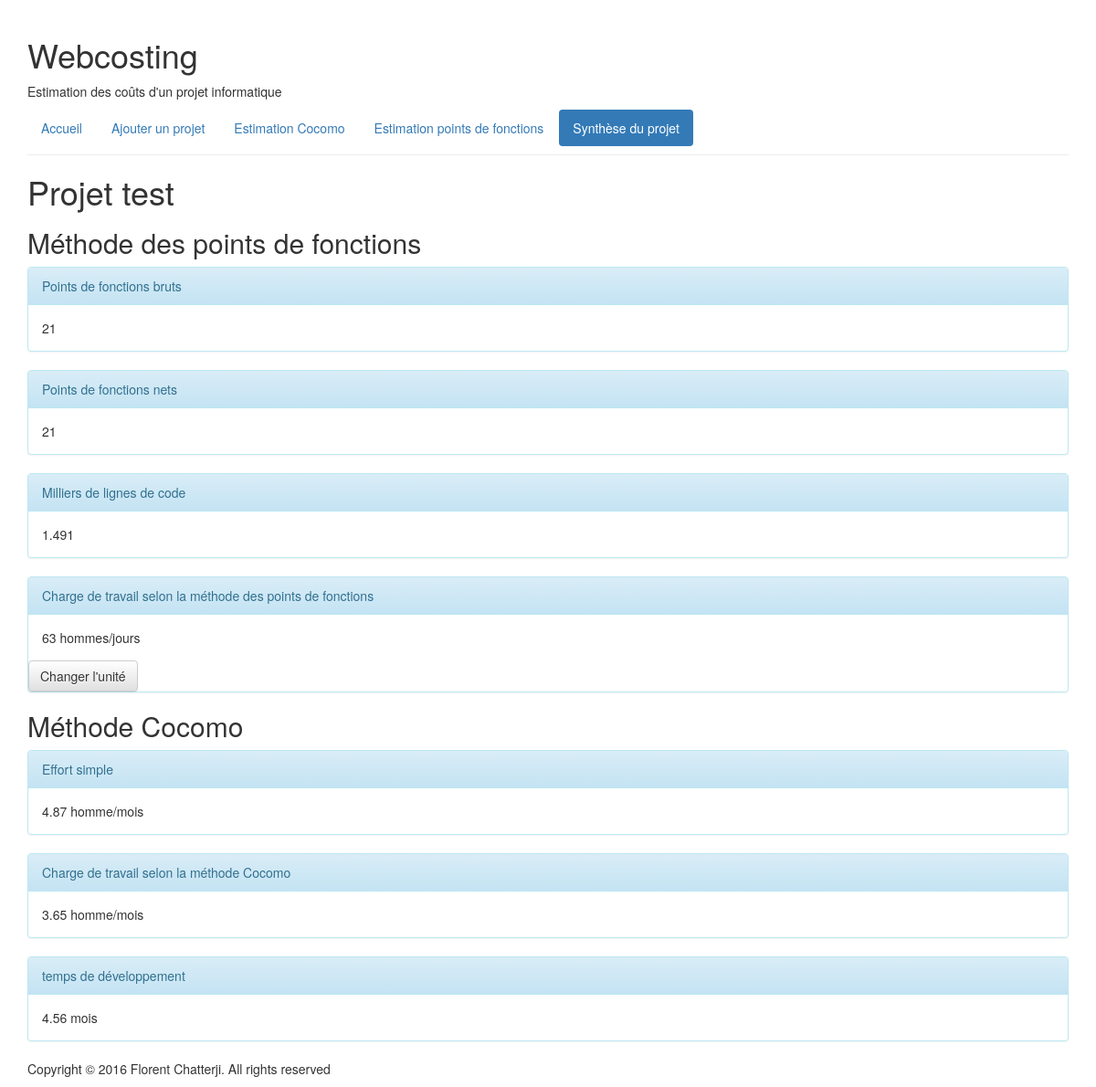
Before: /webcosting/projet/129/ with the older database file.
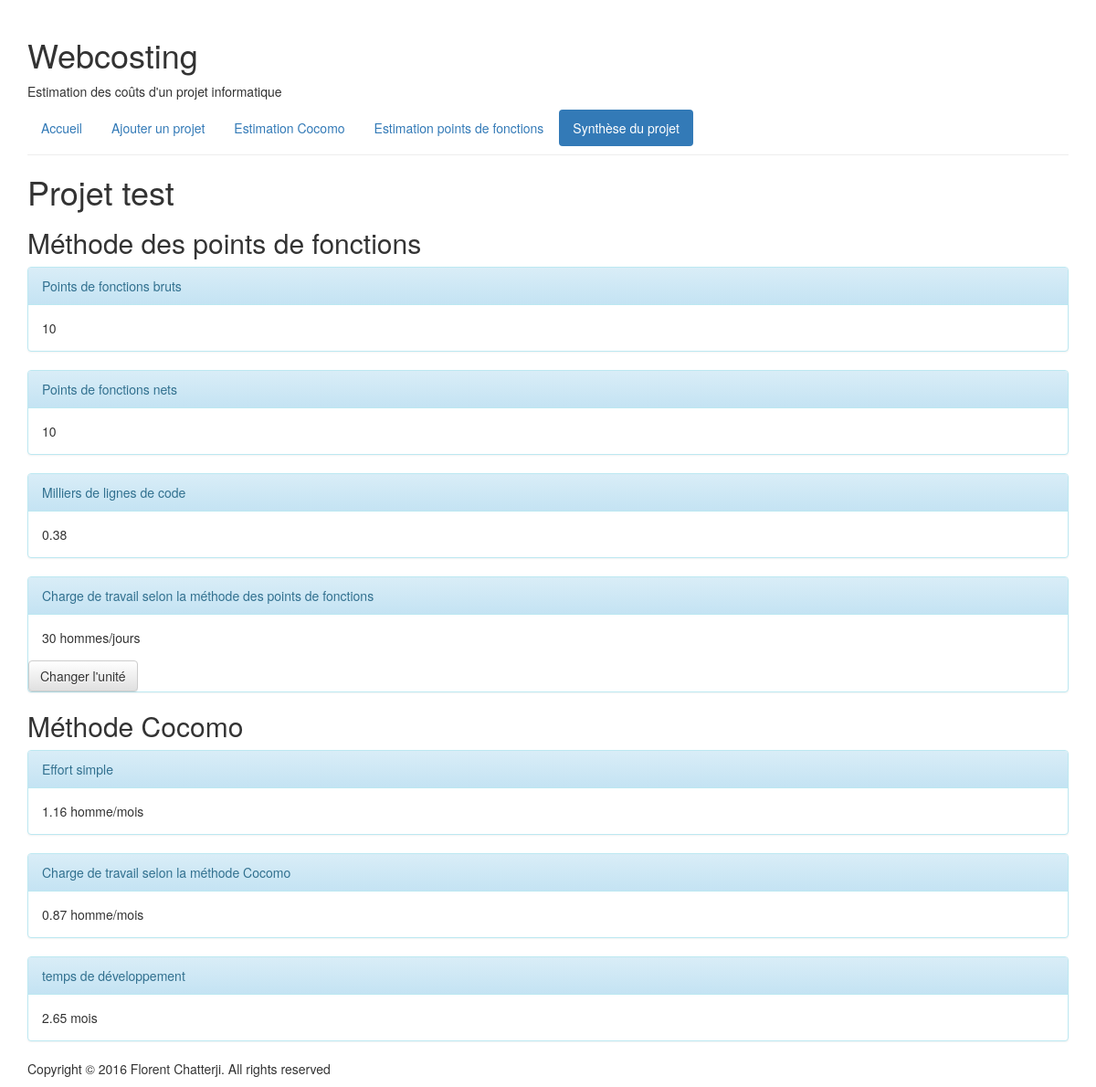
After: the same page with the newer database file.
### webcosting/models.py (models this page shows, shortened)
class Projet(models.Model):
    nom_projet = models.CharField(
        'nom du projet',
        max_length=100,
        default=None
        )
    date_dernier_enregistrement = models.DateTimeField(
        'date du dernier enregistrement',
        auto_now=True,
        null=True
        )
    ORGANIQUE = 'OR'
    SEMIDETACHE = 'SD'
    EMBARQUE = 'EM'
    TYPE_PROJET_CHOIX = (
        (ORGANIQUE, 'organique'),
        (SEMIDETACHE, 'semi-détaché'),
        (EMBARQUE, 'embarqué'),
    )
    type_projet = models.CharField(
        max_length=2,
        choices=TYPE_PROJET_CHOIX,
        default='organique'
        )
    taille_projet = models.ForeignKey(
        TailleProjet,
        on_delete=models.CASCADE,
        blank=True,
        null=True,
        )
    language_de_programmation = models.ForeignKey(
        LanguageDeProgrammation,
        on_delete=models.CASCADE,
        blank=True,
        null=True,
        )
    facteur_ajustement = models.IntegerField(
        default=1,
        blank=True,
        null=True,
        )
    FIAB_CHOIX = (
        (0.75, 'très bas: 0.75'),
        (0.88, 'bas: 0.88'),
        (1.00, 'moyen: 1.00'),
        (1.15, 'élevé: 1.15'),
        (1.40, 'très élevé: 1.40'),
        )
    fiab = models.FloatField(
        choices=FIAB_CHOIX,
        default=1.00,
        blank=True,
        null=True,
        )
    DONN_CHOIX = (
        (0.94, 'bas (0.94)'),
        (1.00, 'moyen (1.00)'),
        (1.08, 'élevé (1.08)'),
        (1.16, 'très élevé (1.16)'),
        )
    donn = models.FloatField(
        choices=DONN_CHOIX,
        default=1.00,
        blank=True,
        null=True,
        )
    CPLX_CHOIX = (
        (0.70, 'très bas: 0.70'),
        (0.85, 'bas: 0.85'),
        (1.00, 'moyen: 1.00'),
        (1.15, 'élevé: 1.15'),
        (1.30, 'très élevé: 1.30'),
        (1.65, 'très très élevé: 1.65'),
        )
    cplx = models.FloatField(
        choices=CPLX_CHOIX,
        default=1.00,
        blank=True,
        null=True,
        )
    TEMP_CHOIX = (
        (1.00, 'moyen: 1.00'),
        (1.11, 'élevé: 1.11'),
        (1.30, 'très élevé: 1.30'),
        (1.66, 'très très élevé: 1.66'),
        )
    temp = models.FloatField(
        choices=TEMP_CHOIX,
        default=1.00,
        blank=True,
        null=True,
        )
    ESPA_CHOIX = (
        (1.00, 'moyen: 1.00'),
        (1.06, 'élevé: 1.06'),
        (1.21, 'très élevé: 1.21'),
        (1.56, 'très très élevé: 1.56'),
        )
    espa = models.FloatField(
        choices=ESPA_CHOIX,
        default=1.00,
        blank=True,
        null=True,
        )
    VIRT_CHOIX = (
        (0.87, 'bas: 0.87'),
        (1.00, 'moyen: 1.00'),
        (1.15, 'élevé: 1.15'),
        (1.30, 'très élevé: 1.30'),
        )
    virt = models.FloatField(
        choices=VIRT_CHOIX,
        default=1.00,
        blank=True,
        null=True,
        )
    CSYS_CHOIX = (
        (0.87, 'bas: 0.87'),
        (1.00, 'moyen: 1.00'),
        (1.07, 'élevé: 1.07'),
        (1.15, 'très élevé: 1.15'),
        )
    csys = models.FloatField(
        choices=CSYS_CHOIX,
        default=1.00,
        blank=True,
        null=True,
        )
    APTA_CHOIX = (
        (1.46, 'très bas: 1.46'),
        (1.19, 'bas: 1.19'),
        (1.00, 'moyen: 1.00'),
        (0.86, 'élevé: 0.86'),
        (0.71, 'très élevé: 0.71'),
        )
    apta = models.FloatField(
        choices=APTA_CHOIX,
        default=1.00,
        blank=True,
        null=True,
        )
    EXPA_CHOIX = (
        (1.29, 'très bas: 1.29'),
        (1.13, 'bas: 1.13'),
        (1.00, 'moyen: 1.00'),
        (0.91, 'élevé: 0.91'),
        (0.82, 'très élevé: 0.82'),
        )
    expa = models.FloatField(
        choices=EXPA_CHOIX,
        default=1.00,
        blank=True,
        null=True,
        )
    APTP_CHOIX = (
        (1.42, 'très bas: 1.42'),
        (1.17, 'bas: 1.17'),
        (1.00, 'moyen: 1.00'),
        (0.86, 'élevé: 0.86'),
        (0.70, 'très élevé: 0.70'),
        )
    aptp = models.FloatField(
        choices=APTP_CHOIX,
        default=1.00,
        blank=True,
        null=True,
        )
    EXPV_CHOIX = (
        (1.21, 'très bas: 1.21'),
        (1.10, 'bas: 1.10'),
        (1.00, 'moyen: 1.00'),
        (0.95, 'élevé: 0.95'),
        )
    expv = models.FloatField(
        choices=EXPV_CHOIX,
        default=1.00,
        blank=True,
        null=True,
        )
    EXPL_CHOIX = (
        (1.14, 'très bas: 1.14'),
        (1.07, 'bas: 1.07'),
        (1.00, 'moyen: 1.00'),
        (0.95, 'élevé: 0.95'),
        )
    expl = models.FloatField(
        choices=EXPL_CHOIX,
        default=1.00,
        blank=True,
        null=True,
        )
    PMOD_CHOIX = (
        (1.24, 'très bas: 1.24'),
        (1.10, 'bas: 1.10'),
        (1.00, 'moyen: 1.00'),
        (0.91, 'élevé: 0.91'),
        (0.82, 'très élevé: 0.82'),
        )
    pmod = models.FloatField(
        choices=PMOD_CHOIX,
        default=1.00,
        blank=True,
        null=True,
        )
    OLOG_CHOIX = (
        (1.24, 'très bas: 1.24'),
        (1.10, 'bas: 1.10'),
        (1.00, 'moyen: 1.00'),
        (0.91, 'élevé: 0.91'),
        (0.83, 'très élevé: 0.83'),
        )
    olog = models.FloatField(
        choices=OLOG_CHOIX,
        default=1.00,
        blank=True,
        null=True,
        )
    DREQ_CHOIX = (
        (1.23, 'très bas: 1.23'),
        (1.08, 'bas: 1.08'),
        (1.00, 'moyen: 1.00'),
        (1.04, 'élevé: 1.04'),
        (1.10, 'très élevé: 1.10'),
        )
    dreq = models.FloatField(
        choices=DREQ_CHOIX,
        default=1.00,
        blank=True,
        null=True,
        )
    def _point_de_fonction_brut(self):
        fonctions = Fonction.objects.filter(projet=self.id)
        point_de_fonction_brut = 0
        for fonction in fonctions:
            point_de_fonction_brut += fonction.point_de_fonction_brut
        return point_de_fonction_brut
    point_de_fonction_brut = property(_point_de_fonction_brut)
    def _point_de_fonction_net(self):
        return self.facteur_ajustement * self.point_de_fonction_brut
    point_de_fonction_net = property(_point_de_fonction_net)
    def _charge_de_travail_point_de_fonction(self):
        taille_projet = TailleProjet.objects.get(taille_projet=self.taille_projet)
        charge_de_travail = taille_projet.charge_de_travail
        return charge_de_travail * self.point_de_fonction_net
    charge_de_travail_point_de_fonction = property(_charge_de_travail_point_de_fonction)
    def _charge_de_travail_point_de_fonction_mois(self):
        return self.charge_de_travail_point_de_fonction / 30.0
    charge_de_travail_point_de_fonction_mois = property(_charge_de_travail_point_de_fonction_mois)
    def _kilo_ligne_de_code(self):
        language_de_programmation = LanguageDeProgrammation.objects.get(language_de_programmation=self.language_de_programmation)
        ligne_de_code = language_de_programmation.ligne_de_code
        ligne_de_code = ligne_de_code * self.point_de_fonction_net
        kilo_ligne_de_code = ligne_de_code / 1000.0
        return kilo_ligne_de_code
    kilo_ligne_de_code = property(_kilo_ligne_de_code)
    def _effort_simple(self):
        A = Coefficient.objects.get(
            type_coefficient='A',
            type_projet=self.type_projet,
            )
        B = Coefficient.objects.get(
            type_coefficient='B',
            type_projet=self.type_projet,
            )
        A = A.valeur_coefficient
        B = B.valeur_coefficient
        ligne_de_code = self.kilo_ligne_de_code
        effort_simple = A * (ligne_de_code ** B)
        effort_simple = round(effort_simple, 2)
        return effort_simple
    effort_simple = property(_effort_simple)
    def _charge_de_travail_cocomo(self):
        effort_simple = self.effort_simple
        moyenne_degres_integration = self.fiab / 1.0
        effort_intermediaire = moyenne_degres_integration * effort_simple
        effort_intermediaire = round(effort_intermediaire, 2)
        return effort_intermediaire
    charge_de_travail_cocomo = property(_charge_de_travail_cocomo)
    def _temps_de_developpement(self):
        C = Coefficient.objects.get(
            type_coefficient='C',
            type_projet=self.type_projet
            )
        D = Coefficient.objects.get(
            type_coefficient='D',
            type_projet=self.type_projet
            )
        C = C.valeur_coefficient
        D = D.valeur_coefficient
        effort_simple = self.effort_simple
        temps_de_developpement = C * (effort_simple ** D)
        temps_de_developpement = round(temps_de_developpement, 2)
        return temps_de_developpement
    temps_de_developpement = property(_temps_de_developpement)

class Fonction(models.Model):
    projet = models.ForeignKey(
        Projet,
        on_delete=models.CASCADE,
        default=None
        )
    nom_fonction = models.CharField(
        'nom de la fonction',
        max_length=100,
        default=None
        )
    type_fonction = models.ForeignKey(
        TypeFonction,
        on_delete=models.CASCADE,
        default=None
        )
    nombre_sous_fonction = models.PositiveIntegerField(
        'nombre de sous-fonctions (\'GDR ou SLD\')',
        default=0,
        )
    nombre_donnees_elementaires = models.PositiveIntegerField(
        'nombre de données élémentaires',
        default=0,
        )
    def _point_de_fonction_brut(self):
        calcul_point_de_fonction = CalculPointDeFonction.objects.get(
            type_fonction=self.type_fonction,
            nombre_sous_fonction_deb__lte=self.nombre_sous_fonction,
            nombre_sous_fonction_fin__gte=self.nombre_sous_fonction,
            nombre_donnees_elementaires_deb__lte=self.nombre_donnees_elementaires,
            nombre_donnees_elementaires_fin__gte=self.nombre_donnees_elementaires
            )
        return calcul_point_de_fonction.nombre_point_de_fonction
    point_de_fonction_brut = property(_point_de_fonction_brut)
    def _point_de_fonction_net(self):
        return self.projet.facteur_ajustement * self.point_de_fonction_brut
    point_de_fonction_net = property(_point_de_fonction_net)

class TypeFonction(models.Model):
    TYPE_FONCTION_CHOIX = (
        ('GDI', 'données internes'),
        ('GDE', 'données externes'),
        ('ENT', 'entrées'),
        ('SOR', 'sorties'),
        ('INT', 'interrogation')
        )
    type_fonction = models.CharField(
        max_length=3,
        choices=TYPE_FONCTION_CHOIX,
        default='données internes'
        )

class CalculPointDeFonction(models.Model):
    type_fonction = models.ForeignKey(
        TypeFonction,
        on_delete=models.CASCADE,
        default=None
        )
    nombre_sous_fonction_deb = models.PositiveIntegerField(
        default=0
        )
    nombre_sous_fonction_fin = models.PositiveIntegerField(
        default=0
        )
    nombre_donnees_elementaires_deb = models.PositiveIntegerField(
        default=0
        )
    nombre_donnees_elementaires_fin = models.PositiveIntegerField(
        default=0
        )
    COMPLEXITE_CHOIX = (
        ('faible', 'faible'),
        ('moyen', 'moyen'),
        ('élevé', 'élevé')
        )
    complexite = models.CharField(
        max_length=10,
        choices=COMPLEXITE_CHOIX,
        default='moyen'
        )
    nombre_point_de_fonction = models.PositiveIntegerField(
        'nombre de points de fonctions',
        default=0
        )

class LanguageDeProgrammation(models.Model):
    def __unicode__(self):
        return self.language_de_programmation
    language_de_programmation = models.CharField(
        'language de programmation',
        max_length=100
        )
    ligne_de_code = models.IntegerField(
        'ligne de code par points de fonctions',
        )

class TailleProjet(models.Model):
    def __unicode__(self):
        return str(self.taille_projet)
    taille_projet = models.CharField(
        'taille du projet',
        max_length=30,
        )
    charge_de_travail = models.PositiveIntegerField(
        'charge de travail en jour homme par points de fonctions'
        )

class Coefficient(models.Model):
    TYPE_PROJET_CHOIX = (
        ('organique', 'organique'),
        ('semi-détaché', 'semi-détaché'),
        ('embarqué', 'embarqué'),
    )
    type_projet = models.CharField(
        max_length=10,
        choices=TYPE_PROJET_CHOIX,
        default='organique'
        )
    TYPE_COEFFICIENT_CHOIX = (
        ('A', 'A'),
        ('B', 'B'),
        ('C', 'C'),
        ('D', 'D'),
    )
    type_coefficient = models.CharField(
        max_length=2,
        choices=TYPE_COEFFICIENT_CHOIX,
        default='A',
        )
    valeur_coefficient = models.FloatField(
        default=None,
        )

### webcosting/views.py (the view)
class ProjetView(generic.DetailView):
    model = Projet
    context_object_name = 'projet'
    template_name = 'webcosting/projet.html'

### webcosting/templates/webcosting/projet.html (shortened to what this page needs)
{% extends "webcosting/base.html" %}
{% block navigation %}
<ul class="nav nav-pills">
  <li role="presentation"><a href="{% url 'webcosting:index' %}">Accueil</a></li>
  <li role="presentation"><a href="{% url 'webcosting:projet_add' %}" role="button">Ajouter un projet</a></li>
  <li role="presentation"><a href="{% url 'webcosting:cocomo_update' projet.id %}">Estimation Cocomo</a></li>
  <li role="presentation" ><a href="{% url 'webcosting:fonction' projet.id %}" role="button">Estimation points de fonctions</a></li>
  <li role="presentation" class="active"><a href="{% url 'webcosting:projet' projet.id %}">Synthèse du projet</a></li>
</ul>
{% endblock %}
{% block content %}
<shell>
  <h1>Projet {{ projet.nom_projet }} </h1>
  <h2> Méthode des points de fonctions </h2>
    <div class="panel panel-info">
      <div class="panel-heading">Points de fonctions bruts</div>
      <div class="panel-body">{{ projet.point_de_fonction_brut }}</div>
    </div>
    <div class="panel panel-info">
      <div class="panel-heading">Points de fonctions nets</div>
      <div class="panel-body">{{ projet.point_de_fonction_net }}</div>
    </div>
    <div class="panel panel-info">
      <div class="panel-heading">Milliers de lignes de code</div>
      <div class="panel-body">{{ projet.kilo_ligne_de_code }}</div>
    </div>
    <div class="panel panel-info">
      <div class="panel-heading">Charge de travail selon la méthode des points de fonctions</div>
      <div class="panel-body" id="hommesjours">{{ projet.charge_de_travail_point_de_fonction }} hommes/jours</div>
      <button class="btn btn-default" onclick="changeUnit()">Changer l'unité</button>
    </div>
  <h2> Méthode Cocomo </h2>
    <div class="panel panel-info">
      <div class="panel-heading">Effort simple</div>
      <div class="panel-body">{{ projet.effort_simple }} homme/mois</div>
    </div>
    <div class="panel panel-info">
      <div class="panel-heading">Charge de travail selon la méthode Cocomo</div>
      <div class="panel-body">{{ projet.charge_de_travail_cocomo }} homme/mois</div>
    </div>
    <div class="panel panel-info">
      <div class="panel-heading">temps de développement</div>
      <div class="panel-body">{{ projet.temps_de_developpement }} mois</div>
    </div>
</shell>
{% endblock %}

Changed rows visible on the page:
changed Projet "test": point_de_fonction_brut "21" → "10"; point_de_fonction_net "21" → "10"; kilo_ligne_de_code "1.491" → "0.38"; charge_de_travail_point_de_fonction "63" → "30"; effort_simple "4.87" → "1.16"; charge_de_travail_cocomo "3.65" → "0.87"; temps_de_developpement "4.56" → "2.65"
